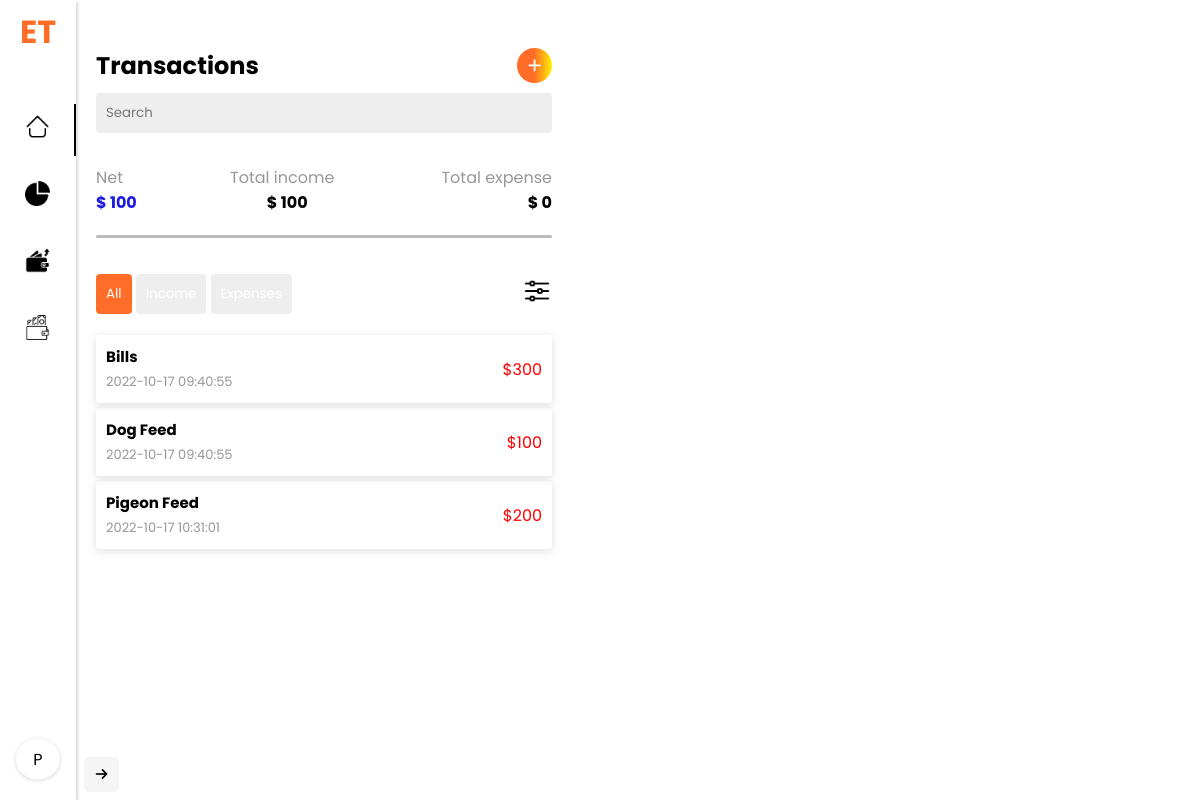
The page /user_page.php (signed in) on the database its author committed.
### tables this page shows
CREATE TABLE `user_details` (
  `id` int(11) NOT NULL,
  `user_balance` int(255) NOT NULL,
  `user_income` int(255) NOT NULL,
  `user_expense` int(255) NOT NULL,
  `name` varchar(255) NOT NULL
);

CREATE TABLE `user_transactions` (
  `id` int(11) NOT NULL,
  `name` varchar(255) NOT NULL,
  `transact_type` varchar(255) NOT NULL,
  `transact_desc` varchar(255) NOT NULL,
  `amount` int(255) NOT NULL,
  `created_at` timestamp NOT NULL DEFAULT current_timestamp()
);

### user_page.php (the view, shortened to what this page needs)
<?php
@include 'assets/includes/config.php';
$user_id = $_SESSION['id'];
$user_transact = 'SELECT id, name, transact_type, transact_desc, amount, created_at FROM user_transactions ORDER BY id';
$result_0 = mysqli_query($conn, $user_transact);
$trans_0 = mysqli_fetch_all($result_0, MYSQLI_ASSOC);
$user_details = 'SELECT id, user_balance, user_income, user_expense FROM user_details ORDER BY id';
$result_2 = mysqli_query($conn, $user_details);
$trans_1 = mysqli_fetch_all($result_2, MYSQLI_ASSOC);
?>
<!DOCTYPE html>
<html lang="en">
<?php include 'assets/includes/header.php' ?>
</head>
<body>
   <button class="max trans-03"><i class="fa fa-arrow-right"></i></button>
   <main class="flex-btw">
      <div class="sidebar">
         <h1 class="expense-h1">Et</h1>
         <ul class="side-links">
            <li class="side-content active"><a href=""><img src="assets/img/home.png" width="25" height="25" alt=""></a></li>
            <li class="side-content"><a href="" class="flex-btw"><img src="assets/img/pie-chart.png" width="25" height="25" alt=""></a></li>
            <li class="side-content"><a href=""><img src="assets/img/expenses.png" width="25" height="25" alt=""></a></li>
            <li class="side-content"><a href=""><img src="assets/img/wallet.png" width="25" height="25" alt=""></a></li>
         </ul>
         <a class="prof"><?php echo $_SESSION['user_name'][0] ?></a>
      </div>
      <div class="transactions">
         <div class="transact">
            <div class="tract flex-btw">
               <h2>Transactions</h2>
               <button class="add trans-03"><i class="fa fa-plus"></i></button>
            </div>
            <div class="form-input">
               <input type="search" name="search" id="" placeholder="Search">
            </div>
            <div class="trans-header">
               <div class="header flex-btw">
                  <span class="header-info">Net</span>
                  <span class="header-info">Total income</span>
                  <span class="header-info">Total expense</span>
               </div>
               <div class="info flex-btw">
                  <?php foreach ($trans_1 as $user_details) : ?>
                     <?php if ($user_details['id'] == $_SESSION['id']) : ?>
                        <span class="b-info bal-val">$ <?php echo $user_details['user_balance'] ?></span>
                        <span class="b-info">$ <?php echo $user_details['user_income'] ?></span>
                        <span class="b-info">$ <?php echo $user_details['user_expense'] ?></span>
                     <?php endif ?>
                  <?php endforeach ?>
               </div>
            </div>
            <hr class="hr" />
            <div class="flex-btw">
               <div class="info sort">
                  <button class="sort-btn active trans-0.3">All</button>
                  <button class="sort-btn trans-0.3">Income</button>
                  <button class="sort-btn trans-0.3">Expenses</button>
               </div>
               <button name="sort_btn" type="submit" class="filter trans-0.3">
                  <img src="assets/img/filter.png" alt="">
               </button>
            </div>
            <div class="trans-details expenses">
               <?php foreach ($trans_0 as $details) : ?>
                  <?php if ($details['transact_type'] === 'expense' && $details['id'] == $user_id) : ?>
                     <div class="dets flex-btw">
                        <div class="info">
                           <h3 class="info-h"><?php echo $details['transact_desc'] ?></h3>
                           <span class="info-span"><?php echo $details['created_at'] ?></span>
                        </div>
                        <div class="price">
                           <span>$<?php echo $details['amount'] ?></span>
                        </div>
                     </div>
                  <?php endif ?>
               <?php endforeach ?>
            </div>
         </div>
      </div>
   </main>
</body>
</html>

### assets/includes/header.php (shortened to what this page needs)
<head>
    <link rel="stylesheet" href="assets/css/stylesnew.css">
    <link rel="stylesheet" href="https://cdnjs.cloudflare.com/ajax/libs/font-awesome/6.2.0/css/all.min.css">

### assets/css/stylesnew.css (style rules this page uses)
* { padding: 0; margin: 0; box-sizing: border-box; }
* li { list-style-type: none; }
.flex-btw { display: flex; justify-content: space-between; }
.expense-h1 { color: #ff6d28; }
.trans-03, .form-input input[type="submit"], .sidebar, .t-tip, .sort-btn, .filter { transition: all 0.3s ease-in-out; }
body { position: relative; background: rgb(255, 255, 255); background: linear-gradient( 90deg, rgba(255, 255, 255, 1) 0%, rgba(255, 109, 40, 1) 49%, rgba(255, 240, 0, 1) 100% ); font-family: "Poppins", sans-serif; }
.max { position: fixed; bottom: 1%; left: 7%; z-index: 99; border: none; background: whitesmoke; border-radius: 5px; width: 35px; height: 35px; cursor: pointer; }
.form-input input, select, option, button { background: #eee; font-family: "Poppins", sans-serif; }
h1 { text-transform: uppercase; text-align: center; margin: 0.5rem 0; }
.form-input { margin: 10px 0; width: 100%; flex-wrap: wrap; }
.form-input input, .form-input select { width: 100%; padding: 10px; border-radius: 3px; border: none; color: rgb(75, 75, 75); }
main { width: 1050px; }
.transact { position: relative; }
.sidebar { position: fixed; left: 0; top: 0; height: 100%; width: 76px; background: #fff; box-shadow: rgba(0, 0, 0, 0.15) 1.95px 1.95px 2.6px; z-index: 999; }
.prof { position: absolute; bottom: 0; text-align: center; box-shadow: rgba(0, 0, 0, 0.16) 0px 1px 4px; padding: 0.5rem 1.1rem; left: 50%; transform: translate(-50%, -50%); border-radius: 50%; cursor: pointer; }
.side-links { margin-top: 3rem; }
.side-links li { padding: 10px 25px; margin: 15px 0; }
.side-content.active { border-right: 2px solid #000; }
.side-links a { display: block; color: #000; }
.trans-header { margin-top: 2rem; }
.sort { margin: 1rem 0; }
.sort-btn { color: #fff; padding: 10px; border: none; border-radius: 4px; cursor: pointer; }
.sort-btn.active { background: #ff6d28; }
.filter img { width: 100%; height: 100%; }
.filter { width: 30px; margin: auto 0; border: none; background: transparent; cursor: pointer; }
.header-info { color: rgb(151, 151, 151); }
.b-info { font-weight: 700; }
.b-info:nth-child(2) { margin-right: 90px; }
.hr { background: rgb(187, 187, 187); height: 3px; border: none; border-radius: 5px; width: 100%; margin: 20px 0; }
.transactions { width: 600px; padding: 3rem 3rem 3rem 6rem; }
.add { border: none; padding: 0 11px; color: #fff; border-radius: 50%; font-size: 15px; background: linear-gradient( 90deg, rgba(255, 109, 40, 1) 49%, rgba(255, 240, 0, 1) 100% ); cursor: pointer; }
.dets { box-shadow: rgba(99, 99, 99, 0.2) 0px 2px 8px 0px; border-radius: 4px; padding: 10px; margin: 5px 0; }
.info-h { font-size: 15px; }
.info-span { color: rgb(151, 151, 151); font-size: 13px; }
.price { margin: auto 0; }
.expenses .price { color: rgb(255, 0, 0); }

### user_page.php (style rules this page uses)
body { background: #fff; }

### rows shown on the page
user_details: user_balance "100", user_income "100", user_expense "0"
user_transactions: transact_desc "Bills", created_at "2022-10-17 09:40:55", amount "300"
user_transactions: transact_desc "Dog Feed", created_at "2022-10-17 09:40:55", amount "100"
user_transactions: transact_desc "Pigeon Feed", created_at "2022-10-17 10:31:01", amount "200"

### other values the page prints
$_SESSION['user_name'][0] "P"
